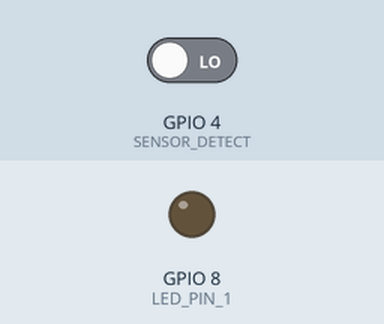
A program run on a simulated ESP32-C3. Parts: output pins drawn as LEDs (lit = HIGH). Dashed ring = blinking. Inputs (shaded band) come from the test bench; at power-on: GPIO 4 (SENSOR_DETECT) LOW. Uploads are accepted with an empty reply; the local clock reads 2024-03-15 10:24:30 at power-on unless the program sets it; the modem accepts every AT command (registered, SIM ready, sends succeed) and sends nothing else; what the program prints to the serial monitor is not drawn.

Above: at 1.2 s.
1.3 s: GPIO 4 (SENSOR_DETECT) driven HIGH
At 1.45 s:
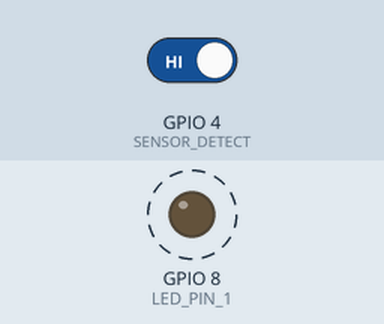
6.1 s: GPIO 4 (SENSOR_DETECT) driven LOW
At 6.8 s:
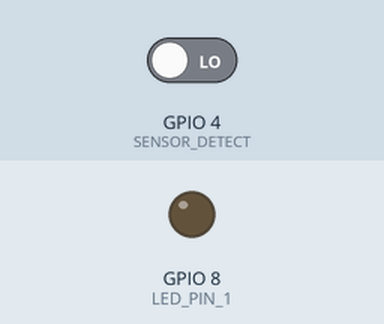
Timing chart, 0 to 9.1 s (numbered marks = the images above; inputs shaded):
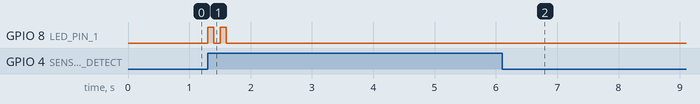

Measured:
- after the input at 1.3 s, GPIO 8 (LED_PIN_1): alternates HIGH for 0.10 s and LOW for 0.10 s, 4 changes in all, then stays LOW, starting at once
- after the input at 6.1 s, GPIO 8 (LED_PIN_1): stops changing and stays LOW

The program:

main.cpp
```cpp
#include <Arduino.h>
#include <string.h>
#include <HardwareSerial.h>
#include "comms.h"


#include "esp_adc_cal.h"
#include "driver/rtc_io.h"

// HardwareSerial sim7080g(1);

#define SENSOR_DETECT GPIO_NUM_4
#define SENSOR_DETECT_PIN_NUM 4
// RTC Variables
RTC_DATA_ATTR int setup_state = 0; // 0 is brand new, 1 is already established with server
RTC_DATA_ATTR int bike_count = 0;

// MONITOR INFO
RTC_DATA_ATTR String mac_address = "";

//TODO: assign GPIO pins to different sections
#define REBOOT_WAKEUP_PIN 0 // Pin to wakeup esp for reboot
#define REBOOT_BITMASK 0x00000000 // 0

// Sensor pins
#define SENSOR_WAKEUP_PIN 1 // Pin to wakeup esp from sensor
#define SENSOR_BITMASK 0x00000001 // 1
// + raw data info


// Battery pins
int BATT_IN = 5; // GPIO pin to read from

// debug pins
#define LED_PIN_1 8 // Pin to flash LED
#define LED_PIN_2 11 // Pin to flash LED

// General Startup Variables
#define TIME_BTWN_POST 3600000000 // time in us between posts, 3600000000 = 1 hr
#define BATT_THRESH 3 // TODO get battery voltage threshold

int action_to_do = 0; // 0 = setup/reboot, 1 = record data, 2 = post data

float buck_convert_voltage_factor = (9/5.1); // factor to "undivide" voltage divider to read battery voltage
String faults = "0000";

float time_to_send_to_cellular = 20.0;
time_t start_time;
time_t elapsed_time;

/*
  SENSOR
*/
int checkSensor() {
  // TODO: implement checking if the sensor is working properly
  // return 0 if working, 1 if fault
  return 0;
}

/*
  BATTERY
*/

int checkBattery() {
  // TODO: implement checking if the battery is working properly
  // if (curBattVolt(BATT_IN, 5) < BATT_THRESH){
  //   return 1;
  // }
  return 0; // battery threshold
}


/*
  SERVER --> MAIN POST CODE COMBINED WITH COMMS
*/
int checkComms(){
  // check cellular connection
  return 0;
}

int checkServer(){
  // check handshake / ping to server
  return 0;
}


String aggregateData(){
  Serial.printf("Aggregating Data\n");
  // Serial.printf("Current faults: %s\n", faults);
  // "check faults"
  // getting time from start time
  elapsed_time = time(NULL) - start_time ;
  bike_count++;
  String return_var = "{\"Failure_ID\": \""+ faults + "\" ,\"Location_ID\": \"" + mac_address+ "\",\"count\": " + bike_count+"}";
  // String return_var = "Failure_ID=" + faults + "&Location_ID=" + mac_address + "&count=" + bike_count;
  // String return_var = "error=" + faults + "&mac=" + mac_address + "&time=" + elapsed_time + "&count=" + bike_count;

  return return_var;
}

void flash_led(){
  digitalWrite(LED_PIN_1,1);
  delay(100);
  digitalWrite(LED_PIN_1,0);
  delay(100);
}


void checkFaults(){
  Serial.printf("Checking Faults now\n");
  if (checkSensor()){
    faults[0] = '1';
  } else {
    faults[0] = '0';
  }

  if (checkBattery()){
    faults[1] = '1';
  } else {
    faults[1] = '0';
  }
  if (checkComms()){
    faults[2] = '1';
  } else {
    faults[2] = '0';
  }
  if (checkServer()){
    faults[3] = '1';
  } else {
    faults[3] = '0';
  }

}

bool postToServer() {
  // post all accumulated data to the server

  // check cellular connection
  // sim7080g.begin(9600, SERIAL_8N1, RX_PIN, TX_PIN); // RX, TX
  // power_on_sim7080g();
  Serial.printf("Going to POST to server\n");
  checkFaults();
  // try to POST to server
  prep_and_post_comms(aggregateData());

  // get time from server

  // see if firmware needs update

  // if any of the above fail, just set the timer and go back to sleep

  // set wakeup timer
  // esp_sleep_enable_timer_wakeup(TIME_BTWN_POST);

  return true;
}

void getFromServer(){
  // get initial monitor info

}


void setup() {


  Serial.begin(115200);

  //setup time
  start_time = time(NULL);

  //LED
  pinMode(LED_PIN_1,OUTPUT);
  // get mac address --> RTC
  mac_address = "68:67:25:07:76:e0";

}


void loop() {
  Serial.printf("Waiting for a bike\n");

  if (gpio_get_level(SENSOR_DETECT) == 1){
    Serial.printf("Bike Detected!\n");
    flash_led();
    flash_led();
    postToServer();
    digitalWrite(SENSOR_DETECT_PIN_NUM,0); //pin 4
  }

  elapsed_time = time(NULL) - start_time;

  // if (elapsed_time > time_to_send_to_cellular) {
  //   // post to server (increments bike count internally)
  //   postToServer();

  //   Serial.printf("sent to cellular");
  //   Serial.print(bike_count);

  //   elapsed_time = 0;
  //   start_time = time(NULL);

  // }


}
```

cellLib.h
```cpp
#include <ArduinoHttpClient.h>
#include <vector>
#include <utility>
#include <Arduino.h>
#include <Wire.h>
#include <esp_wifi.h>

using namespace std;

// Uncomment this if you want to see all AT commands
//#define DUMP_AT_COMMANDS

// Increase RX buffer if needed
//#define TINY_GSM_RX_BUFFER 512

// Uncomment for serial messages from the cell library
#define DEBUG_CELL

#define SerialMon Serial


// Your GPRS credentials
// Leave empty, if missing user or pass
const char apn[]  = "soracom.io";  // Your provider's APN
const char user[] = "sora";        // Username if required
const char pass[] = "sora";        // Password if required


bool cellLibInit(int rx, int tx, String simcard_pin="");

// New function to send AT commands to the cellular modem
String sendATCommandToCellular(const char* command, unsigned long timeout = 1000);


class HttpConnection {
private:
    HttpClient* http;

    bool postRequest(String resource, String contentType, String httpRequestData);

    int readStatus();

    vector<pair<String,String>> readHeader();

    String readBody();

public:
    HttpConnection(const char* server, int port, int max_seconds_waiting=10);

    ~HttpConnection();

    // request no return
    bool getRequest(String resource);

    int readContentLength();

    // returns the body of the response or empty string if not succesful
    String sendGet(String resource, bool use_stream=false);

    // returns the body of the response or empty string if not succesful
    int postJson(String jsonString, const char* resource);

    HttpClient* httpclient();

};
```

comms.h
```cpp
// #include <Arduino.h>
// #include <HardwareSerial.h>

//Comms - 3 PINs (can assign 3 hardware UART pins)

#ifndef COMMS_H
#define COMMS_H

extern void sendATCommand(const char *command);
extern void prep_and_post_comms(String queryString);

#endif
```

cellLib.cpp
```cpp
#define TINY_GSM_MODEM_SIM7080

#include <TinyGsmClient.h>

#include "cellLib.h"

#define SerialAT SerialPort
HardwareSerial SerialAT(1);

#ifdef DUMP_AT_COMMANDS
    #include <StreamDebugger.h>
    StreamDebugger debugger(SerialAT, SerialMon);
    TinyGsm modem(debugger);
#else
    TinyGsm modem(SerialAT);
#endif

TinyGsmClient cell_client(modem);


bool cellLibInit(int tx, int rx, String simcard_pin) {
    // Set GSM module baud rate
    SerialAT.begin(115200, SERIAL_8N1, rx, tx);
    delay(3000);
    if(!SerialAT) return 0;

    //modem.init();
    modem.restart();

    if(simcard_pin != "") {
        modem.simUnlock(simcard_pin.c_str());
        #ifdef DEBUG_CELL
        SerialMon.println(simcard_pin);
        #endif
    }

    #ifdef DEBUG_CELL
    String modemInfo = modem.getModemInfo();
    SerialMon.print(F("Modem: "));
    SerialMon.println(modemInfo);
    SerialMon.println(modem.getSignalQuality());
    #endif

    return 1;
}


bool HttpConnection::postRequest(String resource, String contentType, String httpRequestData) {
    #ifdef DEBUG_CELL
    SerialMon.print(F("Performing HTTP POST request... "));
    #endif

    int err = http->post(resource, contentType, httpRequestData);

    #ifdef DEBUG_CELL
    SerialMon.println(resource);
    SerialMon.println(contentType);
    SerialMon.println(httpRequestData);
    #endif

    if (err != 0) {
        #ifdef DEBUG_CELL
        SerialMon.println(readStatus());
        SerialMon.println(F("failed to connect"));
        #endif

        return 0;
    }

    //int status = readStatus();
    //#ifdef DEBUG_CELL
    //SerialMon.println(status);
    //#endif
    //if (!status) {
    //    return 0;
    //}

    //if (http->isResponseChunked()) {
    //    SerialMon.println(F("The response is chunked"));
    //}

    return 1;
}


bool HttpConnection::getRequest(String resource) {
    #ifdef DEBUG_CELL
    SerialMon.print(F("Performing HTTP GET request... "));
    #endif

    int err = http->get(resource);
    if (err != 0) {
        #ifdef DEBUG_CELL
        SerialMon.println(F("failed to connect"));
        SerialMon.println(err);
        #endif

        return 0;
    }

    int status = readStatus();
    #ifdef DEBUG_CELL
    SerialMon.println(status);
    #endif
    if (!status) {
        return 0;
    }

    return 1;
}


int HttpConnection::readStatus() {
    return http->responseStatusCode();
}


vector<pair<String,String>> HttpConnection::readHeader() {
    vector<pair<String,String>> ans;

    while (http->headerAvailable()) {
        String headerName = http->readHeaderName();
        String headerValue = http->readHeaderValue();
        ans.emplace_back(headerName, headerValue);

        #ifdef DEBUG_CELL
        SerialMon.println(headerName + " : " + headerValue);
        #endif
    }
    return ans;
}


int HttpConnection::readContentLength() {
    int length = http->contentLength();

    #ifdef DEBUG_CELL
    if (length >= 0) {
        SerialMon.print(F("Content length is: "));
        SerialMon.println(length);
    }
    #endif

    return length;
}


String HttpConnection::readBody() {
    String body = http->responseBody();

    #ifdef DEBUG_CELL
    SerialMon.println(F("Response:"));
    SerialMon.println(body);
    SerialMon.print(F("Body length is: "));
    SerialMon.println(body.length());
    #endif

    return body;
}


HttpConnection::HttpConnection(const char* server, int port, int max_seconds_waiting) {
    #ifdef DEBUG_CELL
    SerialMon.println(server);
    SerialMon.println(port);
    #endif


    http = new HttpClient(cell_client, server, port);

    int i = max_seconds_waiting;
    while(!modem.waitForNetwork()){
        #ifdef DEBUG_CELL
        SerialMon.print(F("Waiting for network..."));
        SerialMon.println(modem.getSignalQuality());
        #endif

        if(i-- == 0) break;

        delay(10000);
    }

    #ifdef DEBUG_CELL
    SerialMon.println(" OK");
    SerialMon.println(modem.getSignalQuality());
    #endif

    #ifdef DEBUG_CELL
    SerialMon.print(F("Connecting to "));
    SerialMon.print(apn);
    #endif

    i = max_seconds_waiting;
    while(!modem.gprsConnect(apn, user, pass)) {
        #ifdef DEBUG_CELL
        SerialMon.println(" fail");
        #endif

        if(i-- == 0) break;

        delay(10000);
    }
    #ifdef DEBUG_CELL
    SerialMon.println(" OK");
    #endif
}


HttpConnection::~HttpConnection() {
    http->stop();

    #ifdef DEBUG_CELL
    SerialMon.println(F("Server disconnected"));
    #endif

    delete http;
}


String HttpConnection::sendGet(String resource, bool use_stream) {
    const int tries_per_request = 3;

    bool res = false;
    for(int l=0;l<tries_per_request;l++) {
        delay(10);
        res = getRequest(resource);
        if(res) break;
    }
    if(!res)
        return "";

    if(!use_stream)
        return readBody();

    String ret;
    int length = readContentLength();
    for (int i = 0; i < length; i++) {
        if(http->available())
            ret += (char)(http->read());
    }

    #ifdef DEBUG_CELL
    SerialMon.println(ret);
    #endif

    return ret;
}

int HttpConnection::postJson(String jsonString, const char* resource) {
    const int tries_per_request = 3;

    bool res = false;
    for(int l=0;l<tries_per_request;l++) {
        delay(10);
        res = postRequest(resource, "application/json", jsonString);
        if(res) break;
    }

    int status = readStatus();
    if(!res || status!=200) {
        #ifdef DEBUG_CELL
        SerialMon.printf("POST request failed with status %d\n", status);
        #endif
        return -1;
    }

    String response = readBody();

    return (int) atoi(response.c_str());
}


HttpClient* HttpConnection::httpclient() {
    return http;
}

String sendATCommandToCellular(const char* command, unsigned long timeout) {
    String response = "";

    // Send the command to the modem
    SerialAT.println(command);

    // Wait for the response with a timeout
    unsigned long start = millis();
    while (millis() - start < timeout) {
        if (SerialAT.available()) {
            char c = SerialAT.read();
            response += c;
        }
    }

    return response;
}
```

comms.cpp
```cpp
#include <Arduino.h>
#include "comms.h"
#include "cellLib.h"

//Comms - 3 PINs (can assign 3 hardware UART pins)
#define RX_PIN 6
#define TX_PIN 7

const char* server = "efpi-10.mit.edu";  // Server URL
const int port = 80;                     // Default HTTP port
const char* endpoint = "/tunnel_anacamba/debug_data"; // Endpoint

void sendATCommand(const char* command) {
    Serial.print("Sending command: ");
    Serial.println(command);

    char buffer[128];

    String response = sendATCommandToCellular(command);
    Serial.println(response);
}


void prep_and_post_comms(String queryString){
  Serial.println("Initializing cell module...");

  if (cellLibInit(TX_PIN, RX_PIN)) {
      Serial.println("Cell module initialized successfully");
  } else {
      Serial.println("Failed to initialize cell module");
      return;
  }

  Serial.println("Sending diagnostic AT commands...");

  Serial.println("Checking signal quality (AT+CSQ):");
  sendATCommand("AT+CSQ");

  Serial.println("Checking network registration status (AT+CEREG?):");
  sendATCommand("AT+CEREG?");

  Serial.println("Checking current operator (AT+COPS?):");
  sendATCommand("AT+COPS?");

  Serial.println("Sending POST request to " + String(server) + String(endpoint));
  Serial.println("Data: " + queryString);

  // Create HTTP connection and send the POST request
  HttpConnection connection(server, port);
  int result = connection.postJson(queryString, endpoint);

  // Print the result
  if (result >= 0) {
      Serial.println("POST successful! Response code: " + String(result));
  } else {
      Serial.println("POST failed! Error code: " + String(result));
  }
}
```
